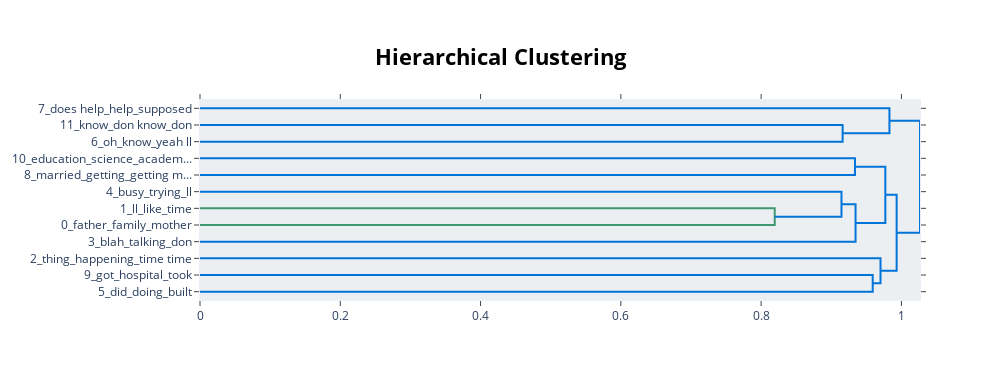

Notebook source saved alongside this figure:
### Code cell
hierarchy_vis = topic_model.visualize_hierarchy(custom_labels=True, color_threshold=.9)
hierarchy_vis

### Figure 1 — Plotly figure (JSON) as saved in the notebook; plotly's stock layout.template omitted (floating-point values rounded to 4 significant figures)
{"data": [{"hoverinfo": "text", "marker": {"color": "rgb(0,116,217)"}, "mode": "lines", "type": "scatter", "x": [0.0, 0.9162, 0.9162, 0.0], "xaxis": "x", "y": [-15.0, -15.0, -25.0, -25.0], "yaxis": "y"}, {"hoverinfo": "text", "marker": {"color": "rgb(0,116,217)"}, "mode": "lines", "type": "scatter", "x": [0.0, 0.9829, 0.9829, 0.9162], "xaxis": "x", "y": [-5.0, -5.0, -20.0, -20.0], "yaxis": "y"}, {"hoverinfo": "text", "marker": {"color": "rgb(0,116,217)"}, "mode": "lines", "type": "scatter", "x": [0.0, 0.9338, 0.9338, 0.0], "xaxis": "x", "y": [-35.0, -35.0, -45.0, -45.0], "yaxis": "y"}, {"hoverinfo": "text", "marker": {"color": "rgb(61,153,112)"}, "mode": "lines", "type": "scatter", "x": [0.0, 0.8194, 0.8194, 0.0], "xaxis": "x", "y": [-65.0, -65.0, -75.0, -75.0], "yaxis": "y"}, {"hoverinfo": "text", "marker": {"color": "rgb(0,116,217)"}, "mode": "lines", "type": "scatter", "x": [0.0, 0.9145, 0.9145, 0.8194], "xaxis": "x", "y": [-55.0, -55.0, -70.0, -70.0], "yaxis": "y"}, {"hoverinfo": "text", "marker": {"color": "rgb(0,116,217)"}, "mode": "lines", "type": "scatter", "x": [0.9145, 0.9346, 0.9346, 0.0], "xaxis": "x", "y": [-62.5, -62.5, -85.0, -85.0], "yaxis": "y"}, {"hoverinfo": "text", "marker": {"color": "rgb(0,116,217)"}, "mode": "lines", "type": "scatter", "x": [0.9338, 0.9771, 0.9771, 0.9346], "xaxis": "x", "y": [-40.0, -40.0, -73.75, -73.75], "yaxis": "y"}, {"hoverinfo": "text", "marker": {"color": "rgb(0,116,217)"}, "mode": "lines", "type": "scatter", "x": [0.0, 0.9591, 0.9591, 0.0], "xaxis": "x", "y": [-105.0, -105.0, -115.0, -115.0], "yaxis": "y"}, {"hoverinfo": "text", "marker": {"color": "rgb(0,116,217)"}, "mode": "lines", "type": "scatter", "x": [0.0, 0.9702, 0.9702, 0.9591], "xaxis": "x", "y": [-95.0, -95.0, -110.0, -110.0], "yaxis": "y"}, {"hoverinfo": "text", "marker": {"color": "rgb(0,116,217)"}, "mode": "lines", "type": "scatter", "x": [0.9771, 0.9932, 0.9932, 0.9702], "xaxis": "x", "y": [-56.88, -56.88, -102.5, -102.5], "yaxis": "y"}, {"hoverinfo": "text", "marker": {"color": "rgb(0,116,217)"}, "mode": "lines", "type": "scatter", "x": [0.9829, 1.026, 1.026, 0.9932], "xaxis": "x", "y": [-12.5, -12.5, -79.69, -79.69], "yaxis": "y"}], "layout": {"autosize": false, "height": 380, "hoverlabel": {"bgcolor": "white", "font": {"family": "Rockwell", "size": 16}}, "hovermode": "closest", "plot_bgcolor": "#ECEFF1", "showlegend": false, "title": {"font": {"color": "Black", "size": 22}, "text": "<b>Hierarchical Clustering</b>", "x": 0.5, "xanchor": "center", "yanchor": "top"}, "width": 1000, "xaxis": {"mirror": "allticks", "rangemode": "tozero", "showgrid": false, "showline": true, "showticklabels": true, "ticks": "outside", "type": "linear", "zeroline": false}, "yaxis": {"mirror": "allticks", "range": [-120, 0], "rangemode": "tozero", "showgrid": false, "showline": true, "showticklabels": true, "tickmode": "array", "ticks": "outside", "ticktext": ["7_does help_help_supposed", "11_know_don know_don", "6_oh_know_yeah ll", "10_education_science_academ...", "8_married_getting_getting m...", "4_busy_trying_ll", "1_ll_like_time", "0_father_family_mother", "3_blah_talking_don", "2_thing_happening_time time", "9_got_hospital_took", "5_did_doing_built"], "tickvals": [-5, -15, -25, -35, -45, -55, -65, -75, -85, -95, -105, -115], "type": "linear", "zeroline": false}}}
